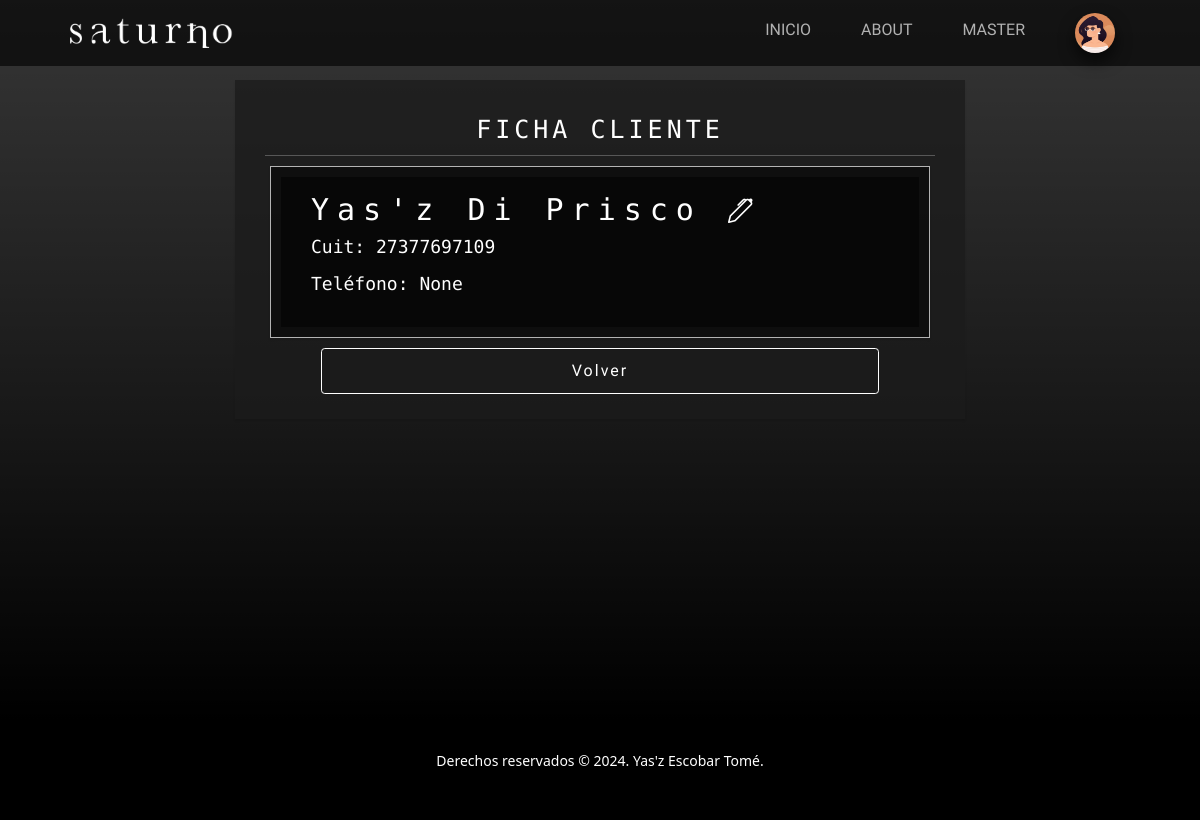
The app's page /cuentas/ver-cliente/2 (signed in) with its own data.
### userManagement/models.py (models this page shows)
class Avatar(models.Model):
    user = models.OneToOneField(User, on_delete=models.CASCADE)
    image = models.ImageField(upload_to='media/avatars/', null=True, blank=True)
    def __str__(self):
        return self.image.url

### accounts/models.py (models this page shows, shortened)
class Person(models.Model):
    cuit = models.CharField(max_length=11, null=True, blank=True)
    phone = models.IntegerField(null=True, blank=True)

class Client(Person):
    first_name = models.CharField(max_length=50)
    last_name = models.CharField(max_length=50, null=True, blank=True)

class Person(models.Model):
    cuit = models.CharField(max_length=11, null=True, blank=True)
    phone = models.IntegerField(null=True, blank=True)

### accounts/views.py (the view)
# urls.py: path('ver-cliente/<int:pk>', views.ClientDetailView.as_view(), name='DetailClient'),
class ClientDetailView(LoginRequiredMixin, DetailView):
    model = Client
    context_object_name = 'client'
    template_name = 'accounts/client-detail.html'

### accounts/templates/accounts/client-detail.html (shortened to what this page needs)
{% extends 'main/base.html' %}
{% block main %}
<section class="page-section">
    <div class="container container-box py-4 px-lg-5 text-white text-center">
        <h1>FICHA CLIENTE</h1>
        <hr>
        <div class="row gx-4 gx-lg mx-2 custom-card">
            <div class="col-12 pt-4 pe-4 mt-sm-3 mt-md-0 info-card">
                <h2 class="col-12">{{ client.first_name }} {{ client.last_name }}
                    {% if request.user.is_superuser %}
                        <a href="{% url 'UpdateClient' client.pk %}"><i class="bi bi-pen"></i></a>
                    {% endif %}
                </h2>
                <p>Cuit: {{ client.cuit }}</p>
                <p>Teléfono: {{ client.phone }}</p>
            </div>
        </div>
        <a class="btn btn-outline-green col-10 my-3" href="{% url 'Clients' %}">Volver</a>
    </div>
</section>
{% endblock %}

### main/templates/main/base.html (shortened to what this page needs)
{% load static %}
<!DOCTYPE html>
<html lang="es">
<head>
    <link href="https://cdn.jsdelivr.net/npm/bootstrap@5.3.3/dist/css/bootstrap.min.css" rel="stylesheet"
>
    <link href="{% static 'main/css/styles.css' %}" rel="stylesheet"/>
</head>
<body>
    <nav class="navbar navbar-expand-lg navbar-light fixed-top">
        <div class="container px-4 px-lg-5">
            <a class="navbar-brand" href="/">
                <img src="{% static 'main/assets/img/logo.png' %}" alt="logo" class="d-inline-block align-text-top">
            </a>
            <div class="collapse navbar-collapse" id="navbarNav">
                <ul class="navbar-nav ms-auto">
                    <li class="nav-item pt-2">
                        <a class="nav-link" aria-current="page" href="{% url 'index' %}">INICIO</a>
                    </li>
                    <li class="nav-item pt-2">
                        <a class="nav-link" href="{% url 'About' %}">ABOUT</a>
                    </li>
                    <li class="nav-item dropdown pt-2">
                        {% if request.user.is_authenticated %}
                        <a class="nav-link" type="button" id="dropdownMenuButton" data-bs-toggle="dropdown" aria-expanded="false">
                            {{request.user.username|upper}}
                        </a>
                        {% endif %}
                    </li>
                    <li class="nav-item dropdown">
                        {% if request.user.is_authenticated %}
                        <a class="nav-link" type="button" id="dropdownMenuButton" data-bs-toggle="dropdown" aria-expanded="false">
                            <img class="avatar-circle" src="{{request.user.avatar}}" alt="" height="40px">
                        </a>
                        {% endif %}
                    </li>
                </ul>
            </div>
        </div>
    </nav>
    {% block main %}
    {% endblock main %}
    <footer class="footer bg-black small text-center text-white-50">
        <p>Derechos reservados &copy; 2024. Yas'z Escobar Tomé.</p>
    </footer>
</body>
</html>

### records on screen
Client: first_name "Yas'z", last_name "Di Prisco"
Person: cuit "27377697109", phone "None"

### other values on screen
{{ request.user.username|upper }} "MASTER"
